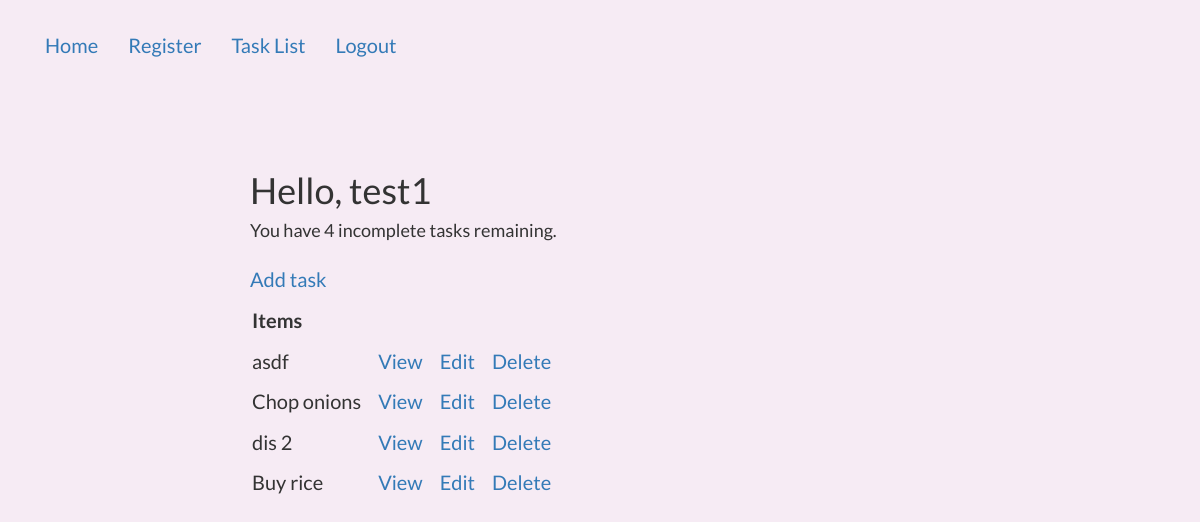
The app's page /basic_app/ (signed in), older data.
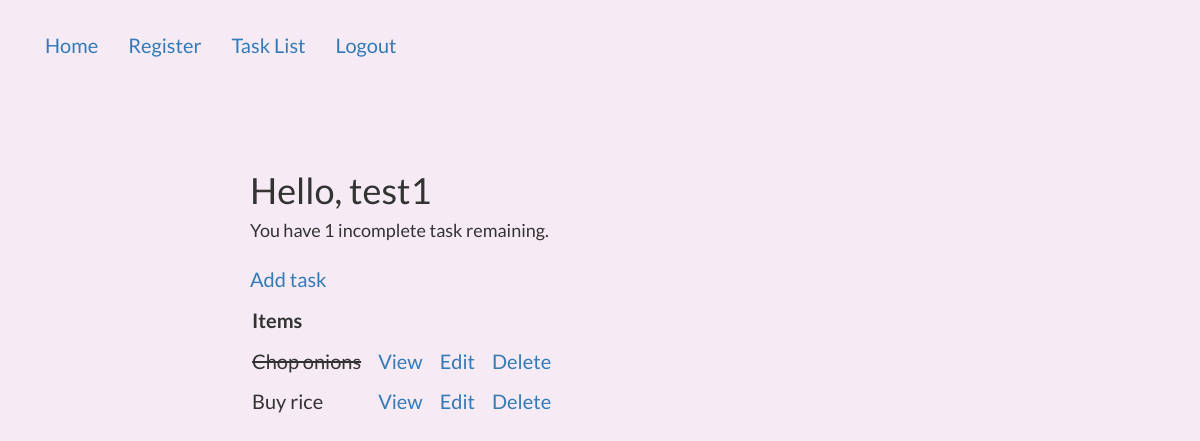
The same page, newer data.
### basic_app/models.py (models this page shows, shortened)
class Task(models.Model):
    user = models.ForeignKey(User, on_delete=models.CASCADE)
    title = models.CharField(max_length=200)
    description = models.TextField(blank=True)
    complete = models.BooleanField(default=False)
    date_created = models.DateTimeField(auto_now_add=True)
    due_date = models.DateTimeField(null=True, blank=True)
    class Meta:
        ordering = ['due_date']

### basic_app/views.py (the view)
# urls.py: path('',views.TaskList.as_view(),name='task_list'),
class TaskList(ListView):
    model = models.Task
    def get_context_data(self,**kwargs):
        context = super().get_context_data(**kwargs)
        context['task_list'] = context['task_list'].filter(user=self.request.user)
        context['count'] = context['task_list'].filter(complete=False).count()
        return context

### templates/basic_app/task_list.html (shortened to what this page needs)
{% extends "basic_app/base.html" %}
{% block content %}
<div class="header-bar">
    <div>
        <h1>Hello, {{request.user}}</h1>
        <h4>You have {{count}} incomplete task{{ count|pluralize:"s" }} remaining.</h4>
    </div>
</div>
<div class="task_list">
    <a href="{% url 'basic_app:task_create' %}">Add task</a>
<table>
    <tr>
        <th>Items</th>
        <th></th>
        <th></th>
    </tr>
    {% for task in task_list %}
    <tr>
        {% if task.complete == True %}
            <td><s>{{ task.title }}</s></td>
        {% else %}
            <td>{{ task.title }}</td>
        {% endif %}
        <td><a href="{% url 'basic_app:task_detail' task.id %}">View</a></td>
        <td><a href="{% url 'basic_app:task_update' task.id %}">Edit</a ></td>
        <td><a href="{% url 'basic_app:task_delete' task.id %}">Delete</a></td>
    </tr>
    {% empty %}
    <h3>No items in list.</h3>
    {% endfor %}
</table>
</div>
{% endblock content%}

Row changes from the older to the newer data that the page shows:
removed Task: title "asdf"
removed Task: title "dis 2"
changed Task "Chop onions": complete False → True (drawn)
Text that changed along with them:
{{ count }}: "4" → "1"
